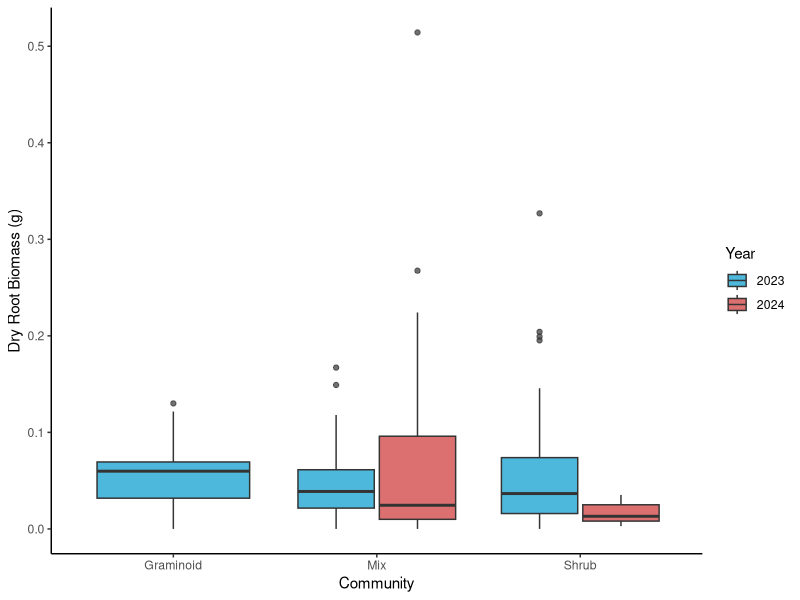
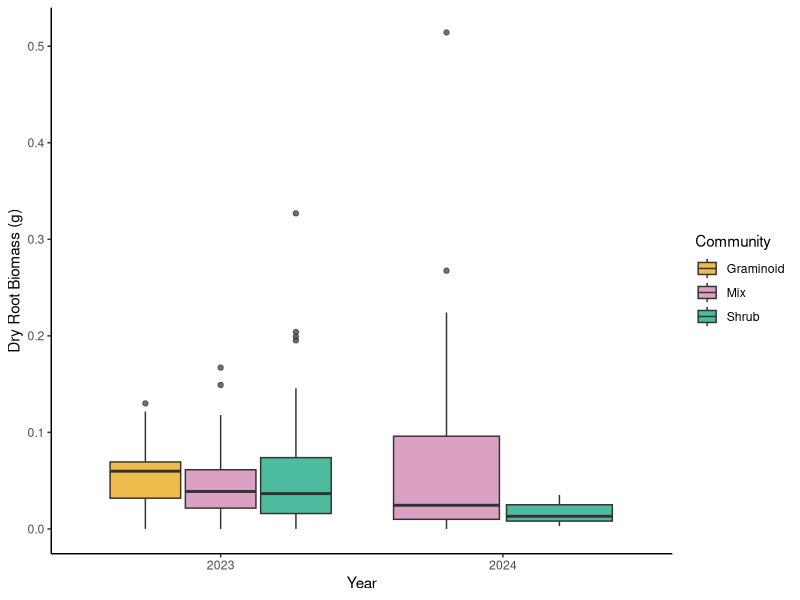

Write R code to recreate these figures, in order.
# RQ1
# community comparison between years
# 09/12/2025

# LOAD LIBRARIES----
library(tidyverse)
library(dplyr)
library(ggplot2)
library(readxl)
library(lme4)

# LOAD DATA----
QHI_combined_data <- read_excel("datasets/QHI_roots_data/QHI_combined_data.xlsx")


# FIGURE -----
(community_biomass_year<-QHI_combined_data %>%
  filter(year %in% c(2023, 2024)) %>%
  ggplot(aes(x = community, y = root_dry_biomass_total, fill = as.factor(year))) +
  geom_boxplot(position = position_dodge(width = 0.8), alpha = 0.7) +
  labs(
       x = "Community",
       y = "Dry Root Biomass (g)",
       fill = "Year") +
  scale_fill_manual(values = c("2023" = "deepskyblue3", "2024" = "brown3"))+
  theme_classic() 
)


# FIGURE 2 IDEA----
(year_biomass_community<-QHI_combined_data %>%
    filter(year %in% c(2023, 2024)) %>%
    ggplot(aes(x = as.factor(year), y = root_dry_biomass_total, fill = community)) +
    geom_boxplot(position = position_dodge(width = 0.8), alpha = 0.7) +
    labs(
      x = "Year",
      y = "Dry Root Biomass (g)",
      fill = "Community") +
    scale_fill_manual(values = c("Graminoid" = "#E69F00", "Shrub" = "#009E73", "Mix"="#CC79A7"))+
    theme_classic() 
)
